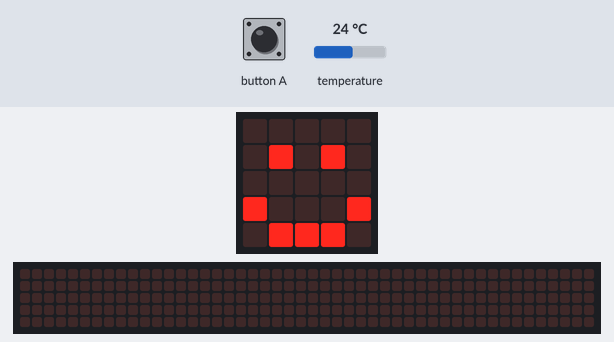
Recording of a program running on a simulated BBC micro:bit (MakeCode). On the bench: the board's 5×5 LED display, a strip that is not on the board, showing the scrolling text unrolled. The inputs (shaded band) are chosen by the test bench; at power-on: temperature 24 °C. The 48×5 strip is a reading aid, not a part: it shows the text the display is scrolling, unrolled, one strip-width of it at a time.

Above: at 0.1 s.
1.9 s: button A pressed for 0.15 s
At 5.8 s:
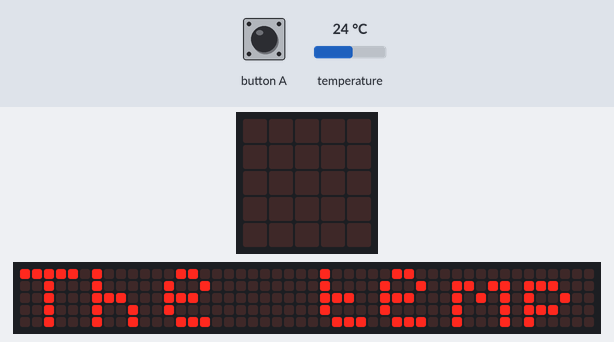
At 29.0 s:
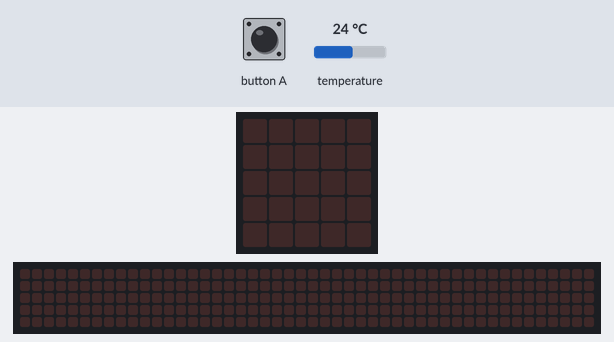

Measured:
- after the input at 1.9 s, the display: changes after 0.15 s (image 1)
- what the display in image 1 shows lasts 0.8 s, from 5.2 s to 6.0 s

The program:

main.ts
```typescript
// (licence header left out)
basic.clearScreen();
basic.showIcon(IconNames.Happy)

let temperatureInCelcius: number
let temperatureInKelvin: number

input.onButtonPressed(Button.A, function () {
    temperatureInCelcius = input.temperature()
    temperatureInKelvin = (temperatureInCelcius + 273.15)

    basic.clearScreen();
    basic.showString('The temperature is: ' + temperatureInKelvin.toString() + ' K')
})

basic.clearScreen();
```
